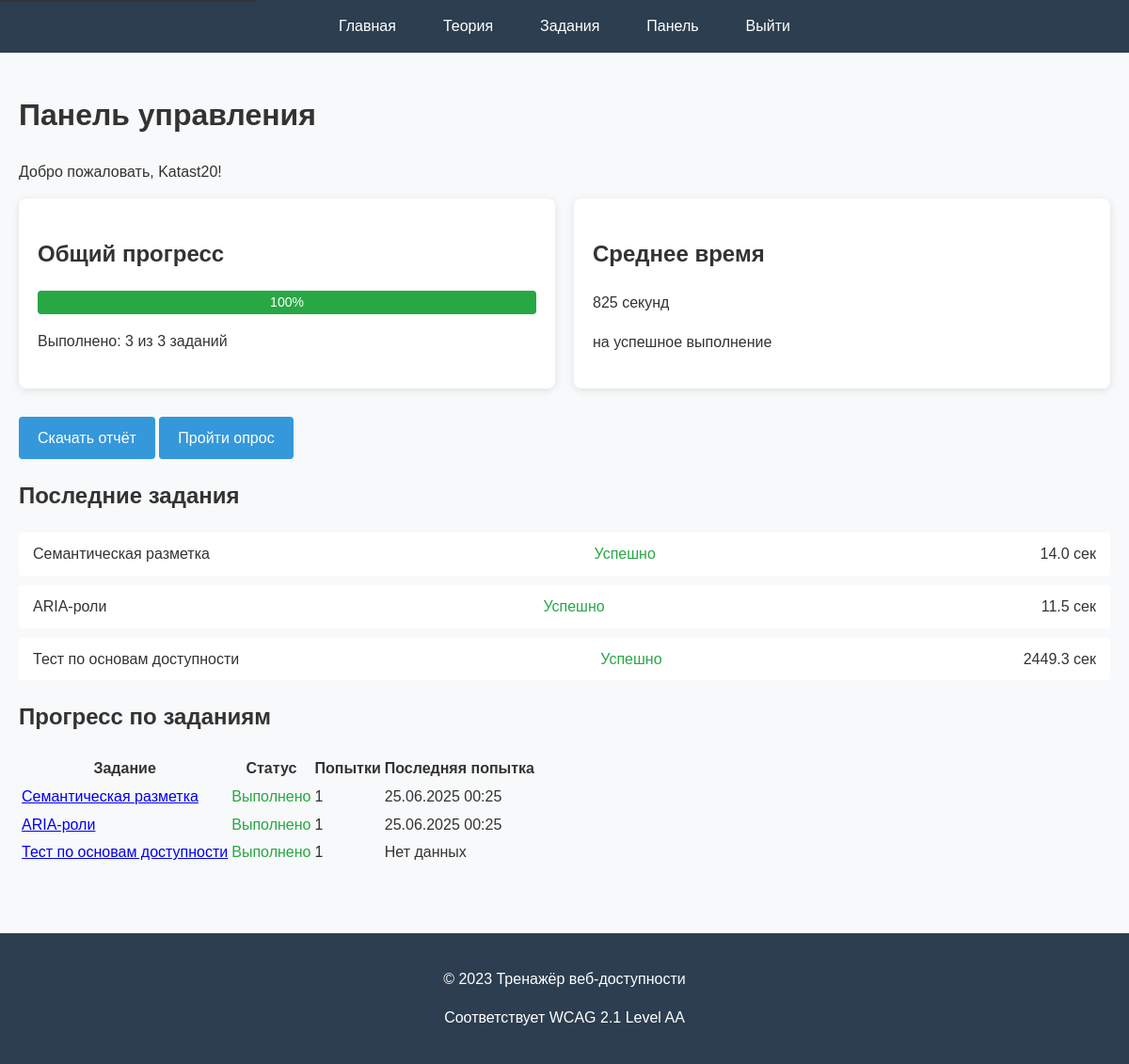
The page /dashboard (signed in) on the database its author committed.
### app/models.py (models this page shows, shortened)
class User(UserMixin, db.Model):
    id = db.Column(db.Integer, primary_key=True)
    username = db.Column(db.String(80), unique=True, nullable=False)
    email = db.Column(db.String(120), unique=True, nullable=False)
    password_hash = db.Column(db.String(128))
    created_at = db.Column(db.DateTime, default=datetime.utcnow)
    level = db.Column(db.String(20), default='beginner')
    progress = db.relationship('UserProgress', backref='user', lazy=True)
    metrics = db.relationship('UserMetric', backref='user', lazy=True)

class UserMetric(db.Model):
    id = db.Column(db.Integer, primary_key=True)
    user_id = db.Column(db.Integer, db.ForeignKey('user.id'), nullable=False)
    task_id = db.Column(db.Integer, db.ForeignKey('task.id'), nullable=False)
    start_time = db.Column(db.DateTime, default=datetime.utcnow)
    end_time = db.Column(db.DateTime)
    time_spent = db.Column(db.Integer)  # в секундах
    success = db.Column(db.Boolean)

class Task(db.Model):
    id = db.Column(db.Integer, primary_key=True)
    title = db.Column(db.String(100), nullable=False)
    description = db.Column(db.Text, nullable=False)
    question = db.Column(db.String(200), nullable=False)
    code_snippet = db.Column(db.Text)
    correct_answer = db.Column(db.Text, nullable=False)
    difficulty = db.Column(db.String(20))
    task_type = db.Column(db.String(20))  # 'code' или 'quiz'
    progresses = db.relationship('UserProgress', backref='task', lazy=True)
    metrics = db.relationship('UserMetric', backref='task', lazy=True)

class UserProgress(db.Model):
    id = db.Column(db.Integer, primary_key=True)
    user_id = db.Column(db.Integer, db.ForeignKey('user.id'), nullable=False)
    task_id = db.Column(db.Integer, db.ForeignKey('task.id'), nullable=False)
    completed = db.Column(db.Boolean, default=False)
    correct_attempts = db.Column(db.Integer, default=0)
    last_attempt = db.Column(db.DateTime)

### app/routes.py (the view)
@bp.route('/dashboard')
@login_required
def dashboard():
    progress = db.session.query(UserProgress).\
        options(db.joinedload(UserProgress.task)).\
        filter_by(user_id=current_user.id).all()
    metrics = db.session.query(UserMetric).\
        options(db.joinedload(UserMetric.task)).\
        filter_by(user_id=current_user.id).all()
    completed_tasks = sum(1 for p in progress if p.completed)
    total_tasks = Task.query.count()
    completion_rate = round((completed_tasks / total_tasks) * 100) if total_tasks > 0 else 0
    successful_metrics = [m for m in metrics if m.success and m.time_spent]
    avg_time = round(sum(m.time_spent for m in successful_metrics) / len(successful_metrics)) if successful_metrics else 0
    return render_template('dashboard.html',
                          progress=progress,
                          metrics=metrics,
                          completed_tasks=completed_tasks,
                          total_tasks=total_tasks,
                          completion_rate=completion_rate,
                          avg_time=avg_time)

### app/__init__.py (called while the page is built)
def create_app():
    app = Flask(__name__, template_folder='templates', static_folder='static')
    app.config.from_object('config.Config')
    db.init_app(app)
    login_manager.init_app(app)
    login_manager.login_view = 'main.login'
    login_manager.login_message = 'Пожалуйста, войдите для доступа к этой странице.'
    login_manager.login_message_category = 'warning'
    @login_manager.user_loader
    def load_user(user_id):
        from .models import User
        return User.query.get(int(user_id))
    from .routes import bp as main_bp
    app.register_blueprint(main_bp)
    with app.app_context():
        db.create_all()
        initialize_data()
        print("База данных инициализирована")
    return app

### app/templates/dashboard.html (shortened to what this page needs)
{% extends "base.html" %}
{% block content %}
<div class="container dashboard">
    <h1>Панель управления</h1>
    <p>Добро пожаловать, {{ current_user.username }}!</p>
    <div class="stats">
        <div class="stat-card">
            <h2>Общий прогресс</h2>
            <div class="progress-bar">
                <div class="progress" style="width: {{ completion_rate }}%">
                    {{ completion_rate }}%
                </div>
            </div>
            <p>Выполнено: {{ completed_tasks }} из {{ total_tasks }} заданий</p>
        </div>
        <div class="stat-card">
            <h2>Среднее время</h2>
            <p class="time">
                {% if avg_time > 0 %}
                    {{ avg_time | round(1) }} секунд
                {% else %}
                    Нет данных
                {% endif %}
            </p>
            <p>на успешное выполнение</p>
        </div>
    </div>
    <div class="actions">
        <a href="{{ url_for('main.generate_report') }}" class="btn">
            Скачать отчёт
        </a>
        <a href="{{ url_for('main.survey') }}" class="btn">
            Пройти опрос
        </a>
    </div>
    <div class="recent-tasks">
        <h2>Последние задания</h2>
        <ul>
            {% for metric in metrics[:5] %}
            <li>
                <span class="task-name">
                    {% if metric.task %}
                        {{ metric.task.title }}
                    {% else %}
                        Задание #{{ metric.task_id }}
                    {% endif %}
                </span>
                <span class="task-status {% if metric.success %}success{% else %}failure{% endif %}">
                    {% if metric.success %}Успешно{% else %}Неудачно{% endif %}
                </span>
                <span class="task-time">
                    {% if metric.time_spent %}
                        {{ metric.time_spent | round(1) }} сек
                    {% else %}
                        Не завершено
                    {% endif %}
                </span>
            </li>
            {% else %}
            <li>Пока нет данных о выполненных заданиях</li>
            {% endfor %}
        </ul>
    </div>
    <div class="progress-list">
        <h2>Прогресс по заданиям</h2>
        <table>
            <thead>
                <tr>
                    <th>Задание</th>
                    <th>Статус</th>
                    <th>Попытки</th>
                    <th>Последняя попытка</th>
                </tr>
            </thead>
            <tbody>
                {% for p in progress %}
                <tr>
                    <td>
                        {% if p.task %}
                            <a href="{{ url_for('main.task', task_id=p.task.id) }}">
                                {{ p.task.title }}
                            </a>
                        {% else %}
                            Задание #{{ p.task_id }}
                        {% endif %}
                    </td>
                    <td>
                        {% if p.completed %}
                            <span class="completed">Выполнено</span>
                        {% else %}
                            <span class="in-progress">В процессе</span>
                        {% endif %}
                    </td>
                    <td>{{ p.correct_attempts }}</td>
                    <td>
                        {% if p.last_attempt %}
                            {{ p.last_attempt.strftime('%d.%m.%Y %H:%M') }}
                        {% else %}
                            Нет данных
                        {% endif %}
                    </td>
                </tr>
                {% else %}
                <tr>
                    <td colspan="4">Нет данных о прогрессе</td>
                </tr>
                {% endfor %}
            </tbody>
        </table>
    </div>
</div>
{% endblock %}

### app/templates/base.html (shortened to what this page needs)
<!DOCTYPE html>
<html lang="ru">
<head>
    <link rel="stylesheet" href="{{ url_for('static', filename='css/style.css') }}">
</head>
<body>
    <header>
        <nav aria-label="Основная навигация">
            <ul>
                <li><a href="{{ url_for('main.index') }}">Главная</a></li>
                <li><a href="{{ url_for('main.theory') }}">Теория</a></li>
                <li><a href="{{ url_for('main.tasks') }}">Задания</a></li>
                {% if current_user.is_authenticated %}
                    <li><a href="{{ url_for('main.dashboard') }}">Панель</a></li>
                    <li><a href="{{ url_for('main.logout') }}">Выйти</a></li>
                {% else %}
                    <li><a href="{{ url_for('main.login') }}">Войти</a></li>
                    <li><a href="{{ url_for('main.register') }}">Регистрация</a></li>
                {% endif %}
            </ul>
        </nav>
    </header>
    <main id="main-content">
        {% block content %}{% endblock %}
    </main>
    <footer>
        <p>&copy; 2023 Тренажёр веб-доступности</p>
        <p>Соответствует WCAG 2.1 Level AA</p>
    </footer>
</body>
</html>

### app/static/style.css (style rules this page uses)
body { font-family: 'Arial', sans-serif; line-height: 1.6; color: #333; margin: 0; padding: 0; background-color: #f8f9fa; }
.container { max-width: 1200px; margin: 0 auto; padding: 20px; }
header { background-color: #2c3e50; color: white; }
nav ul { list-style: none; padding: 0; margin: 0; display: flex; justify-content: center; }
nav ul li { margin: 0 15px; }
nav ul li a { color: white; text-decoration: none; padding: 15px 10px; display: block; }
.btn { display: inline-block; padding: 10px 20px; background-color: #3498db; color: white; text-decoration: none; border-radius: 4px; transition: background-color 0.3s; border: none; cursor: pointer; }
footer { background-color: #2c3e50; color: white; text-align: center; padding: 20px; margin-top: 50px; }
.completed { color: #28a745; }
.dashboard .stats { display: grid; grid-template-columns: repeat(auto-fit, minmax(300px, 1fr)); gap: 20px; margin-bottom: 30px; }
.stat-card { background: white; padding: 20px; border-radius: 8px; box-shadow: 0 2px 10px rgba(0,0,0,0.1); }
.progress-bar { height: 25px; background-color: #e9ecef; border-radius: 4px; margin: 10px 0; }
.progress { height: 100%; background-color: #28a745; border-radius: 4px; color: white; text-align: center; line-height: 25px; font-size: 14px; }
.recent-tasks ul { list-style: none; padding: 0; }
.recent-tasks li { background: white; padding: 10px 15px; margin-bottom: 10px; border-radius: 4px; display: flex; justify-content: space-between; }
.task-status.success { color: #28a745; }

### rows shown on the page
User: username "Katast20"
UserMetric: task "Семантическая разметка", success "Успешно", time_spent "14.0"
UserMetric: task "ARIA-роли", success "Успешно", time_spent "11.5"
UserMetric: task "Тест по основам доступности", success "Успешно", time_spent "2449.3"
UserProgress: task "Семантическая разметка", completed "Выполнено", correct_attempts "1", last_attempt "25.06.2025 00:25"
UserProgress: task "ARIA-роли", completed "Выполнено", correct_attempts "1", last_attempt "25.06.2025 00:25"
UserProgress: task "Тест по основам доступности", completed "Выполнено", correct_attempts "1", shows "Нет данных"

### other values the page prints
{{ completion_rate }} "100"
{{ completed_tasks }} "3"
{{ total_tasks }} "3"
{{ avg_time | round(1) }} "825"
